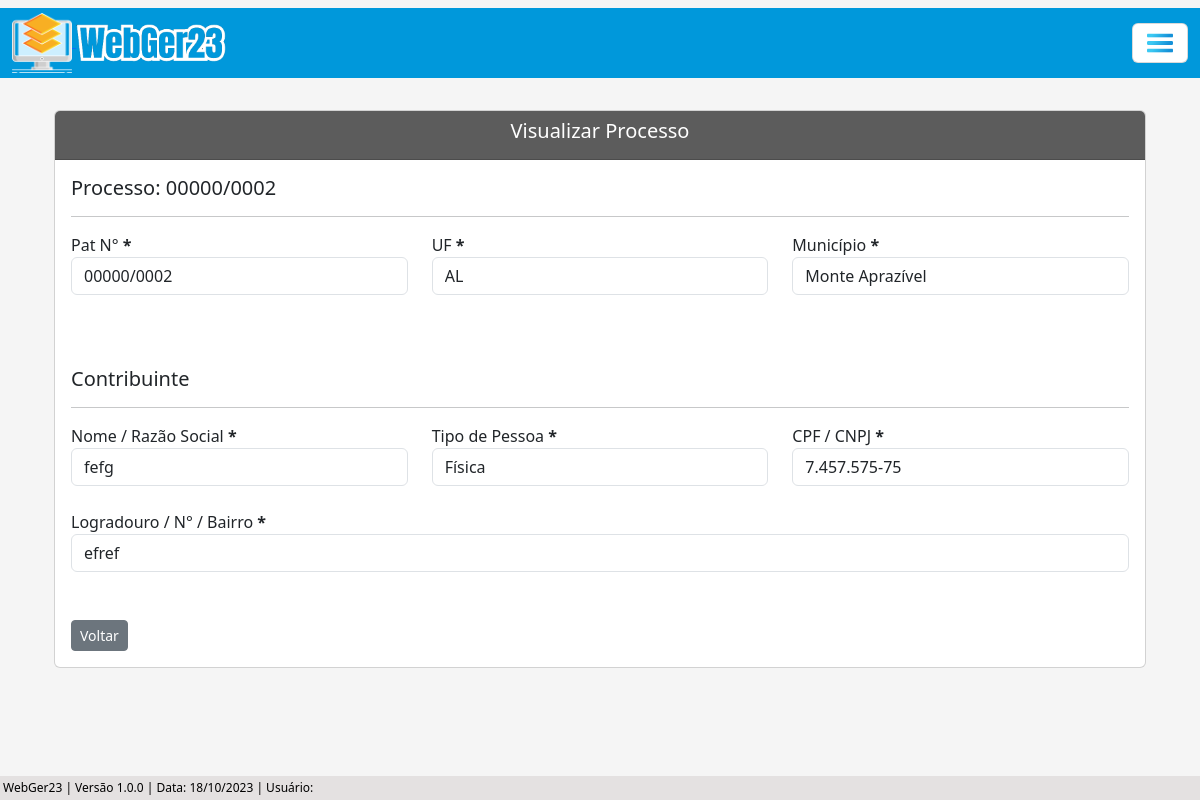
Before: /visualizar/processo-adm/4/ with the older database file.
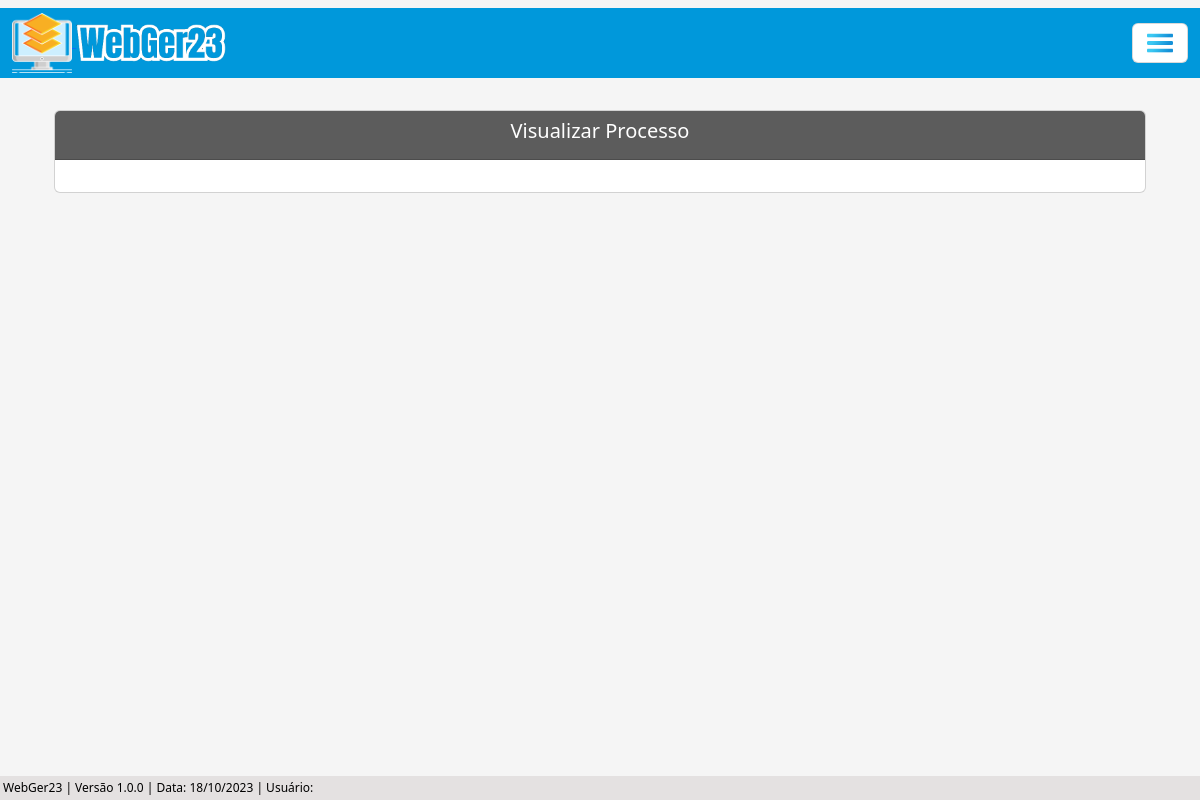
After: the same page with the newer database file.
### processo/models.py (models this page shows, shortened)
class Base(models.Model): # Classe base, será herdada pelas outras classes
    data_criacao = models.DateTimeField('data_criação', auto_now_add=True)
    usuario_criador = models.ForeignKey(get_user_model(), verbose_name='Usuário Criador', on_delete=models.SET_NULL, null=True)
    data_alteracao = models.DateTimeField('Alterado', auto_now=True)
    ativo = models.BooleanField('Ativo', default=True)
    class Meta:
        abstract = True

class ProcessoAdm(Base):
    tipo_pessoas = (
        ('Física', 'Física'), ('Jurídica', 'Jurídica'),
    )
    numero = models.CharField(unique=True, verbose_name='N°', max_length=10) # Número do processo
    municipio = models.CharField(max_length=50, verbose_name='Município') # Município
    uf = models.CharField(max_length=2) # UF
    data_inicial = models.DateField(blank=True, null=True) # Data Inicial do Período do processo
    data_final = models.DateField(blank=True, null=True) # Data final do Período do processo
    data_div_ativa = models.DateField(blank=True, null=True) # Data dívida ativa
    valor_atributo = models.CharField(max_length=14, blank=True, null=True)  # Valor do atributo
    valor_multa = models.CharField(max_length=14, blank=True, null=True) # Valor da multa
    valor_credito = models.CharField(max_length=14, blank=True, null=True) # Valor do crédito
    valor_atualizado = models.CharField(max_length=14, blank=True, null=True) # Valor do atualizado
    data_valor_atualizado = models.DateField(blank=True, null=True) # Data valor atualizado
    nome_contribuinte = models.CharField(max_length=50)  # Nome / Razão Social
    tipo_pessoa = models.CharField(max_length=50, choices=tipo_pessoas) # Física / Jurídica # Utiliza choices(escolhas) para selecionar o tipo de pessoas
    documento = models.CharField(max_length=20, verbose_name='CPF/CNPJ', unique=True) # CPF / CNPJ
    nome_fantasia = models.CharField(max_length=50, blank=True, null=True) # Nome Fantasia
    email = models.EmailField(max_length=50, blank=True, null=True) # E-mail
    endereco = models.CharField(max_length=150) # Rua
    complemento = models.CharField(max_length=50, blank=True, null=True) # Complemento
    municipio_contribuinte = models.CharField(max_length=50, blank=True, null=True) # Município Contribuinte
    uf_contribuinte = models.CharField(max_length=2, verbose_name='UF', blank=True, null=True) # UF Contribuinte
    cep = models.CharField(max_length=10, blank=True, null=True) # CEP
    telefone = models.CharField(max_length=20, blank=True, null=True) # Telefone
    celular = models.CharField(max_length=20, blank=True, null=True) # Celular

### processo/views.py (the view)
# urls.py: path('visualizar/processo-adm/<int:pk>/', ProcessoAdmView.as_view(), name='proc-adm-view'),
class ProcessoAdmView(TemplateView):
    template_name = 'processos/views/processo_adm_view.html'
    def get_context_data(self, **kwargs):
        processo_pk = self.kwargs.get('pk') # Pega a PK do processo através da URL
        context = super().get_context_data(**kwargs)
        context['dados_processo'] = ProcessoAdm.objects.filter(pk=processo_pk) # Filtra os dados do processo através da pk
        return context

### processo/templates/processos/views/processo_adm_view.html (shortened to what this page needs)
{% extends 'index.html' %}
{% load static %}
{% load widget_tweaks %}
{% block conteudo %}
    <div class="container p-4">
        <div class="card">
            <div class="card-header text-white" style="background-color: #5c5c5c;">
                <h5 style="text-align: center;">Visualizar Processo</h5>
            </div>
            <div class="card-body">
                {% for atributo in dados_processo %}
                    <h5>Processo: {{ atributo.numero }}</h5>
                    <hr>
                    <div class="row">
                        {% if atributo.numero %}
                            <div class="col">
                                <label for="numero">Pat N° <b>*</b></label>
                                <input type="text" class="form-control" value="{{ atributo.numero}}" readonly>
                            </div>
                        {% endif %}
                        {% if atributo.uf %}
                            <div class="col">
                                <label for="uf">UF <b>*</b></label>
                                <input type="text" class="form-control" value="{{ atributo.uf }}" readonly>
                            </div>
                        {% endif %}
                        {% if atributo.municipio %}
                            <div class="col">
                                <label for="municipio">Município <b>*</b></label>
                                <input type="text" class="form-control" value="{{ atributo.municipio }}" readonly>
                            </div>
                        {% endif %}
                    </div>
                    <br>
                    <br><br>
                    <h5>Contribuinte</h5>
                    <hr>
                    <div class="row">
                        {% if atributo.nome_contribuinte %}
                            <div class="col">
                                <label for="nome_contribuinte">Nome / Razão Social <b>*</b></label>
                                <input type="text" class="form-control" value="{{ atributo.nome_contribuinte }}" readonly>
                            </div>
                        {% endif %}
                        {% if atributo.tipo_pessoa %}
                            <div class="col">
                                <label for="tipo_pessoa">Tipo de Pessoa <b>*</b></label>
                                <input type="text" class="form-control" value="{{ atributo.tipo_pessoa }}" readonly>
                            </div>
                        {% endif %}
                        {% if atributo.documento %}
                            <div class="col">
                                <label for="documento">CPF / CNPJ <b>*</b></label>
                                <input type="text" class="form-control" value="{{ atributo.documento }}" readonly>
                            </div>
                        {% endif %}
                    </div>
                    <br>
                    <div class="row">
                        {% if atributo.endereco %}
                            <div class="col">
                                <label for="endereco">Logradouro / N° / Bairro <b>*</b></label>
                                <input type="text" class="form-control" value="{{ atributo.endereco }}" id="endereco" readonly>
                            </div>
                        {% endif %}
                    </div>
                    <br>
                    <br>
                    <a href="{% url 'proc-adm-list' %}" class="btn btn-secondary btn-sm">Voltar</a>
                {% endfor %}
            </div>
        </div>
    </div>
    <br><br>
{% endblock %}

### core/templates/index.html (shortened to what this page needs)
{% load static %}
<!DOCTYPE html>
<html lang="pt-br">
<head>
    <link href="https://cdn.jsdelivr.net/npm/bootstrap@5.3.1/dist/css/bootstrap.min.css" rel="stylesheet">
    <link rel="stylesheet" href="https://cdn.jsdelivr.net/npm/bootstrap-icons@1.10.5/font/bootstrap-icons.css">
    <link rel="stylesheet" href="{% static 'css/estilos.css' %}">
    <link href="https://cdn.datatables.net/v/bs5/dt-1.13.6/datatables.min.css" rel="stylesheet">
</head>
<body>
    {% block menu %}
      <nav class="navbar">
        <div class="container-fluid">
             <a href="{% url 'index' %}"><img src="{% static 'img/logo.png' %}" alt="" width="60"> <img src="{% static 'img/webger.png' %}" alt="" width="150"></a>
          <button class="navbar-toggler" type="button" data-bs-toggle="offcanvas" data-bs-target="#offcanvasNavbar" aria-controls="offcanvasNavbar" aria-label="Toggle navigation" style="background-color: white;">
            <span><img src="{% static 'img/menu.png' %}" width="30"></span>
          </button>
        </div>
      </nav>
    {% endblock %}
    {% block conteudo %}{% endblock %}
    {% block rodape %}
      <div class="rodape">
        WebGer23 | Versão 1.0.0 | Data: {% now 'd/m/Y' %} | Usuário: {{ user.get_full_name }}
      </div>
    {% endblock %}
</body>
</html>

### core/static/css/estilos.css (style rules this page uses)
.container-fluid { background-color: #0098DB; height: 70px; }
body { background-color: whitesmoke; margin: 0; padding: 0; display: flex; flex-direction: column; min-height: 100vh; position: relative; }
.rodape { background-color: rgb(228, 225, 225); color: black; padding: 3px; text-align: left; font-size: 12px; position: absolute; bottom: 0; width: 100%; }

Changed rows visible on the page:
removed ProcessoAdm: numero "00000/0002", uf "AL", municipio "Monte Aprazível", nome_contribuinte "fefg", tipo_pessoa "Física", documento "7.457.575-75", endereco "efref"
